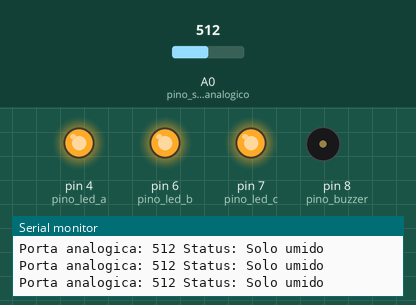
The sketch below on a simulated Arduino Uno, built with avr-gcc and run on an emulated ATmega328P. Parts: output pins drawn as LEDs (lit = HIGH), buzzer (waves = sounding, pin HIGH), the last lines printed to the serial monitor. The test bench sets the inputs (shaded band); at power-on: A0 (pino_sinal_analogico) = 512.

Above: at 1.2 s.
1.3 s: A0 (pino_sinal_analogico) set to 1010
At 2.2 s:
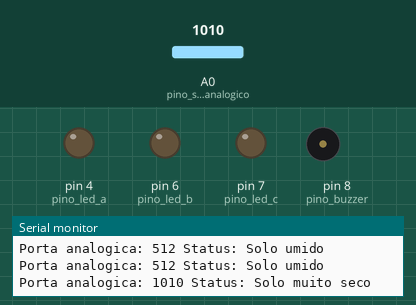
4.3 s: A0 (pino_sinal_analogico) set to 990
At 6.1 s:
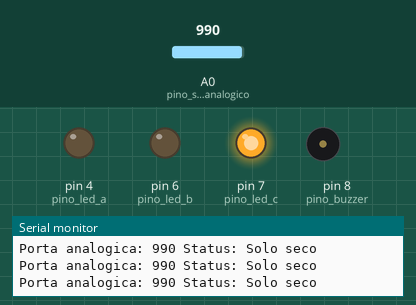
6.4 s: A0 (pino_sinal_analogico) set to 790
At 7.6 s:
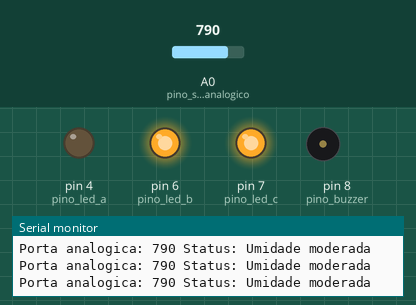
7.9 s: A0 (pino_sinal_analogico) set to 810
At 9.1 s:
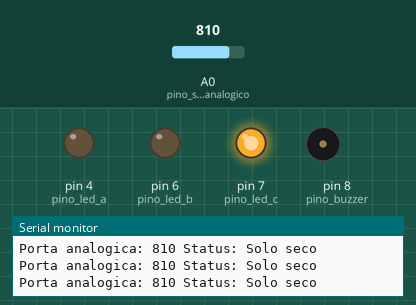
9.4 s: A0 (pino_sinal_analogico) set to 1023
At 10.4 s:
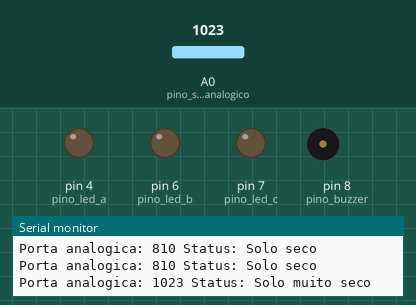
Timing chart, 0 to 13.4 s (numbered marks = the images above; inputs shaded):
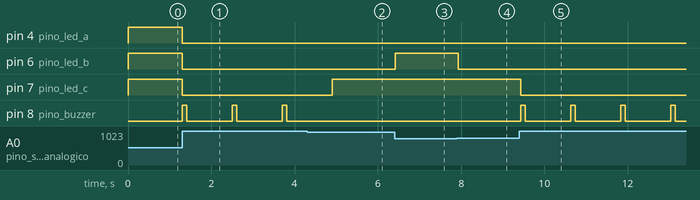

Measured:
- the behaviour switches between 1000 and 999 on A0 (pino_sinal_analogico) (found by bisection; images 1 and 2)
- after the input at 1.3 s, pin 4 (pino_led_a), pin 6 (pino_led_b), pin 7 (pino_led_c): HIGH → LOW at once; pin 8 (pino_buzzer): alternates HIGH for 0.10 s and LOW for 1.1 s, starting at once
- after the input at 4.3 s, pin 7 (pino_led_c): LOW → HIGH after 0.61 s; pin 8 (pino_buzzer): stops changing and stays LOW
- after the input at 6.4 s, pin 6 (pino_led_b): LOW → HIGH at once
- after the input at 7.9 s, pin 6 (pino_led_b): HIGH → LOW at once
- after the input at 9.4 s, pin 7 (pino_led_c): HIGH → LOW at once; pin 8 (pino_buzzer): alternates HIGH for 0.10 s and LOW for 1.1 s, starting at once

The sketch:

projeto_arduino.ino
```cpp
#define pino_sinal_analogico A0
#define pino_led_a 4
#define pino_led_b 6
#define pino_led_c 7
#define pino_buzzer 8
//#define frequency 294

int valor_analogico;


void setup() {
  Serial.begin(9600);
  pinMode(pino_sinal_analogico, INPUT);
  pinMode(pino_led_a, OUTPUT);
  pinMode(pino_led_b, OUTPUT);
  pinMode(pino_led_c, OUTPUT);
  pinMode(pino_buzzer, OUTPUT);
}

void loop() {
  //Le o valor do pino A0 do sensor
  valor_analogico = analogRead(pino_sinal_analogico);

  //Mostra o valor da porta analogica no serial monitor
  Serial.print("Porta analogica: ");
  Serial.print(valor_analogico);


  //Solo umido, acende todos leds
  if (valor_analogico >= 0 && valor_analogico < 600) {
    Serial.println(" Status: Solo umido");
    apagaleds();
    digitalWrite(pino_led_a, HIGH);
    digitalWrite(pino_led_b, HIGH);
    digitalWrite(pino_led_c, HIGH);
  }

  //Solo com umidade moderada, acende 2 leds
  if (valor_analogico > 600 && valor_analogico < 800) {
    Serial.println(" Status: Umidade moderada");
    apagaleds();
    digitalWrite(pino_led_b, HIGH);
    digitalWrite(pino_led_c, HIGH);
  }

  //Solo seco, acende 1 led
  if (valor_analogico > 800 && valor_analogico < 1000) {
    Serial.println(" Status: Solo seco");
    apagaleds();
    digitalWrite(pino_led_c, HIGH);
  }

  //completamente seco, aciona buzzer
  if (valor_analogico >= 1000) {
    Serial.println(" Status: Solo muito seco");
    apagaleds();
    digitalWrite(pino_buzzer, HIGH);
    delay(100);
    digitalWrite(pino_buzzer, LOW);
    delay(1000);
  }
  delay(100);
}

void apagaleds() {
  digitalWrite(pino_led_a, LOW);
  digitalWrite(pino_led_b, LOW);
  digitalWrite(pino_led_c, LOW);
  digitalWrite(pino_buzzer, LOW);
}
```
